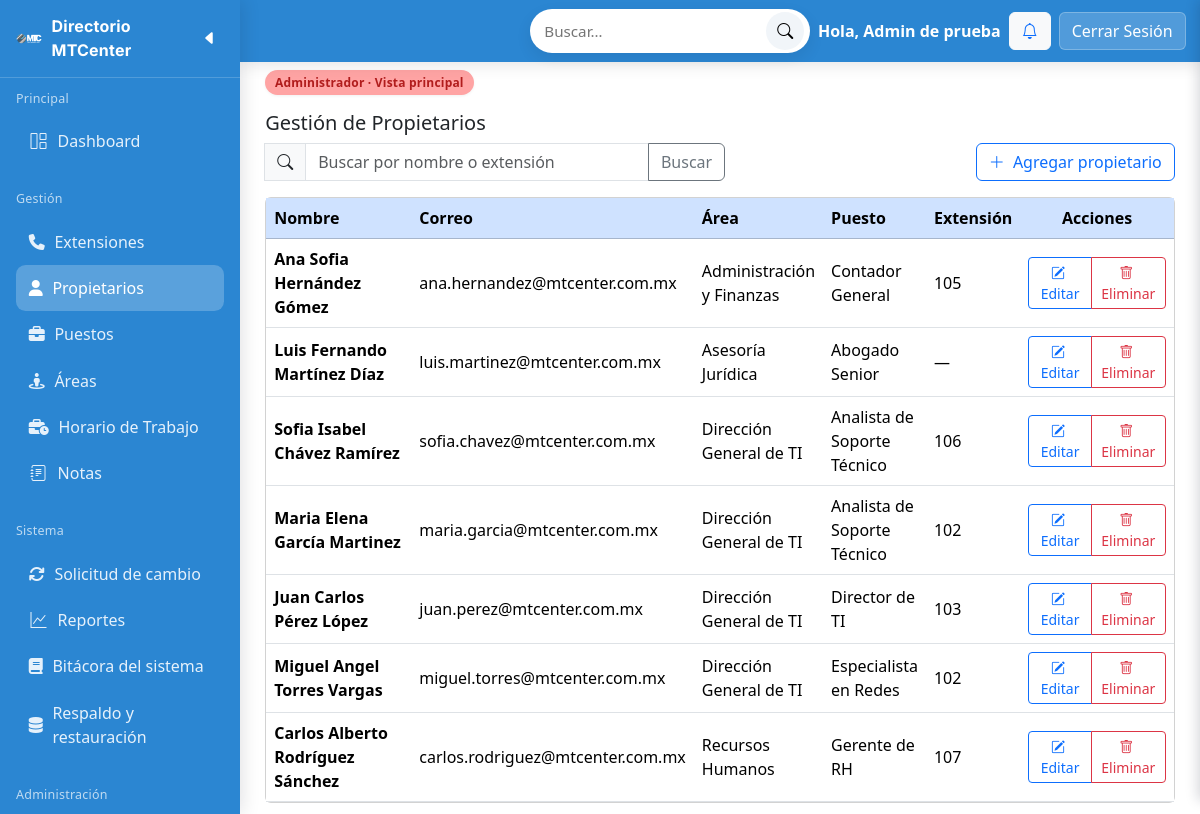
/config/app.php?accion=propietarios.listar (signed in), run on the app's committed database.
### tables this page shows
CREATE TABLE propietario (
  idPropietario INT NOT NULL AUTO_INCREMENT COMMENT 'ID unico del propietario',
  nombre VARCHAR(50) NOT NULL COMMENT 'Nombre(s) del propietario',
  email VARCHAR(150) NULL COMMENT 'Correo(s) electronico(s) del propietario',
  apellidoP VARCHAR(50) NOT NULL COMMENT 'Apellido paterno del propietario',
  apellidoM VARCHAR(50) NOT NULL COMMENT 'Apellido materno del propietario',
  fechaAlta TIMESTAMP NOT NULL DEFAULT CURRENT_TIMESTAMP COMMENT 'Fecha de alta',

  puestoId INT NOT NULL COMMENT 'FK a idPuesto',
  extensionId INT NULL COMMENT 'FK a idExtension',
  PRIMARY KEY (idPropietario),
  CONSTRAINT fk_prop_puesto    FOREIGN KEY (puestoId)   REFERENCES puesto(idPuesto)       ON DELETE RESTRICT ON UPDATE CASCADE,
  CONSTRAINT fk_prop_extension FOREIGN KEY (extensionId)REFERENCES extension(idExtension) ON DELETE SET NULL ON UPDATE CASCADE
);

CREATE TABLE area (
  idArea INT NOT NULL AUTO_INCREMENT COMMENT 'ID unico del area',
  nombre VARCHAR(50) NOT NULL COMMENT 'Nombre del area',
  email VARCHAR(100) NULL COMMENT 'Correo electronico de el area',
  descripcion VARCHAR(255) NULL COMMENT 'Descripcion del area',
  creada_at TIMESTAMP NOT NULL DEFAULT CURRENT_TIMESTAMP COMMENT 'Fecha de creacion',

  PRIMARY KEY (idArea)
);

CREATE TABLE puesto (
  idPuesto INT NOT NULL AUTO_INCREMENT COMMENT 'ID unico del puesto',
  nombre VARCHAR(50) NOT NULL COMMENT 'Nombre del puesto',
  descripcion VARCHAR(100) NOT NULL COMMENT 'Descripcion breve del puesto',
  creada_at TIMESTAMP NOT NULL DEFAULT CURRENT_TIMESTAMP COMMENT 'Fecha de creacion',

  areaId INT NOT NULL COMMENT 'FK a idArea',
  PRIMARY KEY (idPuesto),
  CONSTRAINT fk_puesto_area
  FOREIGN KEY (areaId) REFERENCES area(idArea) ON DELETE RESTRICT ON UPDATE CASCADE
);

CREATE TABLE extension (
  idExtension INT NOT NULL AUTO_INCREMENT COMMENT 'ID unico de la extension',
  numero VARCHAR(3) NOT NULL COMMENT 'Numero de la extension',
  descripcion VARCHAR(100) NOT NULL COMMENT 'Descripcion breve de la extension',
  creada_at TIMESTAMP NOT NULL DEFAULT CURRENT_TIMESTAMP COMMENT 'Fecha de creacion',

  PRIMARY KEY (idExtension)
);

### Controller/AdminControlador.php (called while the page is built, shortened)
<?php
require_once __DIR__ . '/../Model/Propietario.php';
class AdminControlador extends AppControlador {
    public function propietariosListar(): void {
        $q = trim($_GET['q'] ?? '');
        $mProp = new Propietario();
        $propietarios = $mProp->listar($q);
        require __DIR__ . '/../View/admin/propietarios.php';
    }
}

### Model/Propietario.php (called while the page is built, shortened)
<?php
class Propietario
{
    public function listar(string $q = ''): array {
        $pdo = BD::pdo();
        $sql = "SELECT pr.*,
                    a.nombre AS areaNombre,
                    p.nombre AS puestoNombre,
                    e.numero AS extensionNumero,
                    p.areaId  AS areaIdDelPuesto
                FROM propietario pr
        INNER JOIN puesto    p ON p.idPuesto    = pr.puestoId
        INNER JOIN area      a ON a.idArea      = p.areaId
            LEFT JOIN extension e ON e.idExtension = pr.extensionId";
        $params = [];
        $sql .= " ORDER BY a.nombre, p.nombre, pr.apellidoP, pr.apellidoM, pr.nombre";
        $st = $pdo->prepare($sql);
        $st->execute($params);
        return $st->fetchAll(PDO::FETCH_ASSOC);
    }
}

### View/admin/propietarios.php (the view, shortened to what this page needs)
<?php
require __DIR__ . '/../layout/headAdmin.php';
$q = isset($_GET['q']) ? trim($_GET['q']) : '';
?>
<div class="mb-3">
    <h2 class="h5 mb-2">Gestión de Propietarios</h2>
    <div class="d-flex align-items-center gap-2">
        <form class="input-group" style="max-width: 460px;" method="get" action="<?= BASE_URL ?>/config/app.php">
            <span class="input-group-text bg-light"><i class="bi bi-search"></i></span>
            <input id="buscador" name="q" type="search" class="form-control" placeholder="Buscar por nombre o extensión"
                value="<?= htmlspecialchars($q) ?>">
            <button class="btn btn-outline-secondary">Buscar</button>
        </form>
        <div class="ms-auto">
            <button class="btn btn-outline-primary" data-bs-toggle="modal" data-bs-target="#modalPropietario" onclick="openCreate()">
                <i class="bi bi-plus-lg me-1"></i> Agregar propietario
            </button>
        </div>
    </div>
</div>
<div class="card">
    <div class="table-responsive">
        <table class="table table-hover align-middle mb-0" id="tablaPropietarios">
            <thead>
                <tr class="table-primary">
                    <th style="width:260px;">Nombre</th>
                    <th>Correo</th>
                    <th>Área</th>
                    <th>Puesto</th>
                    <th>Extensión</th>
                    <th style="width:180px;" class="text-center">Acciones</th>
                </tr>
            </thead>
            <tbody>
                <?php if (empty($propietarios)): ?>
                    <tr>
                        <td colspan="6" class="text-center text-muted py-4">Sin registros</td>
                    </tr>
                    <?php else: foreach ($propietarios as $row): ?>
                        <tr data-id="<?= (int)($row['idPropietario'] ?? 0) ?>">
                            <td class="fw-semibold">
                                <?= htmlspecialchars(trim(($row['nombre'] ?? '') . ' ' . ($row['apellidoP'] ?? '') . ' ' . ($row['apellidoM'] ?? ''))) ?>
                            </td>
                            <td><?= htmlspecialchars($row['email'] ?? '—') ?></td>
                            <td><?= htmlspecialchars($row['areaNombre'] ?? '—') ?></td>
                            <td><?= htmlspecialchars($row['puestoNombre'] ?? '—') ?></td>
                            <td><?= htmlspecialchars($row['extensionNumero'] ?? '—') ?></td>
                            <td class="text-center">
                                <div class="btn-group btn-group-sm">
                                    <button class="btn btn-outline-primary"
                                        onclick='openEdit(
                    <?= (int)($row["idPropietario"] ?? 0) ?>,
                    <?= json_encode($row["nombre"] ?? "") ?>,
                    <?= json_encode($row["apellidoP"] ?? "") ?>,
                    <?= json_encode($row["apellidoM"] ?? "") ?>,
                    <?= json_encode($row["email"] ?? "") ?>,
                    <?= (int)($row["puestoId"] ?? 0) ?>,
                    <?= json_encode($row["areaIdDelPuesto"] ?? "") ?>,
                    <?= json_encode($row["extensionId"] ?? "") ?>
                )'>
                                        <i class="bi bi-pencil-square me-1"></i> Editar
                                    </button>
                                    <button class="btn btn-outline-danger"
                                        onclick='openConfirmEliminar(<?= (int)($row["idPropietario"] ?? 0) ?>, <?= json_encode(($row["nombre"] ?? "") . " " . ($row["apellidoP"] ?? "")) ?>)'>
                                        <i class="bi bi-trash me-1"></i> Eliminar
                                    </button>
                                </div>
                            </td>
                        </tr>
                <?php endforeach;
                endif; ?>
            </tbody>
        </table>
    </div>
</div>

### View/contenido/css/styleAdmin.css (style rules this page uses)
:root { --blue:#2b86d2; --blue-2:#2b86d2; --adm-surface:#ffffff; --adm-bg:#f6f8fb; --adm-text:#0f172a; --adm-blue:#60a5fa; --adm-green:#86efac; --adm-amber:#fde68a; --adm-rose:#fda4af; --adm-shadow:0 10px 24px rgba(2,8,23,.08); --adm-radius:16px; }
body { font-family:Poppins,system-ui,Segoe UI,Roboto,Arial,sans-serif; overflow-x:hidden }
:root { --page-pad-x: clamp(8px, 1.1vw, 16px); --page-pad-y: clamp(8px, 0.9vw, 14px); }

### data on the page
propietario: nombre+apellidoP+apellidoM "Ana Sofia Hernández Gómez", email "ana.hernandez@mtcenter.com.mx", area.nombre "Administración y Finanzas", puestoId.nombre "Contador General", extensionId.numero "105"
propietario: nombre+apellidoP+apellidoM "Luis Fernando Martínez Díaz", email "luis.martinez@mtcenter.com.mx", area.nombre "Asesoría Jurídica", puestoId.nombre "Abogado Senior", extensionNumero "—"
propietario: nombre+apellidoP+apellidoM "Sofia Isabel Chávez Ramírez", email "sofia.chavez@mtcenter.com.mx", area.nombre "Dirección General de TI", puestoId.nombre "Analista de Soporte Técnico", extensionId.numero "106"
propietario: nombre+apellidoP+apellidoM "Maria Elena García Martinez", email "maria.garcia@mtcenter.com.mx", area.nombre "Dirección General de TI", puestoId.nombre "Analista de Soporte Técnico", extensionId.numero "102"
propietario: nombre+apellidoP+apellidoM "Juan Carlos Pérez López", email "juan.perez@mtcenter.com.mx", area.nombre "Dirección General de TI", puestoId.nombre "Director de TI", extensionId.numero "103"
propietario: nombre+apellidoP+apellidoM "Miguel Angel Torres Vargas", email "miguel.torres@mtcenter.com.mx", area.nombre "Dirección General de TI", puestoId.nombre "Especialista en Redes", extensionId.numero "102"
propietario: nombre+apellidoP+apellidoM "Carlos Alberto Rodríguez Sánchez", email "carlos.rodriguez@mtcenter.com.mx", area.nombre "Recursos Humanos", puestoId.nombre "Gerente de RH", extensionId.numero "107"

### other printed values
$nombre "Admin de prueba"
